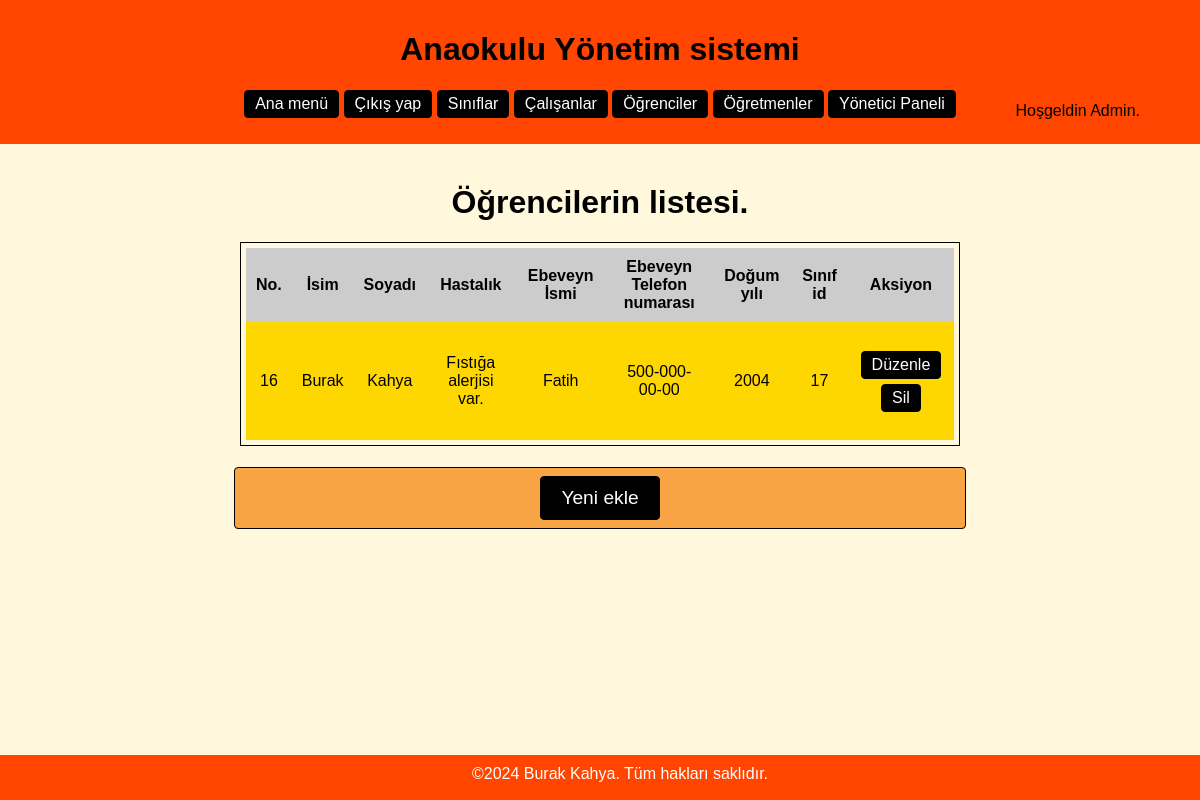
The app's page /ogrenciler.php (signed in) with its own data.
### tables this page shows
CREATE TABLE `students` (
  `id` int(11) NOT NULL,
  `name` varchar(100) NOT NULL,
  `surname` varchar(100) NOT NULL,
  `illnesses` text DEFAULT NULL,
  `parent_name` varchar(100) NOT NULL,
  `parent_phone` varchar(15) NOT NULL,
  `birth_year` year(4) NOT NULL,
  `class_id` int(11) NOT NULL,
  `giris_tarihi` datetime DEFAULT current_timestamp()
);

### includes/db.php (called while the page is built, shortened)
<?php
function sorgula($handle, $query)
{
   return mysqli_query($handle, $query);
}
function tumKayitlariAl($handle, $table, $column = null, $value = null)
{
   $query = "SELECT * FROM $table";
   return sorgula($handle, $query);
}

### includes/functions.php (the view, shortened to what this page needs)
<?php
function headerYukle()
{
   $user = "Ziyaretci";
   if (isset($_SESSION['user'])) {
      $user = $_SESSION["user"];
   }
   if (isset($_SESSION['admin'])) {
      $user = $_SESSION['admin'];
   }
   ?>
   <header>
      <h1>Anaokulu Yönetim sistemi</h1>
      <?= navigasyonBar() ?>
      <div class="kullanici_giris">
         <p>Hoşgeldin <?= $user ?>.</p>
      </div>
   </header>
   <?php
}
function navigasyonBar()
{
   $str = "<nav><ul>
    <li><a href='index.php'>Ana menü</a></li> ";
   if (!isset($_SESSION['user'])) {
      $str .= "<li><a href='register.php'>Yeni kullanıcı oluştur</a></li>
             <li><a href='login.php'>Giriş yap</a></li>";
   } else {
      $str .= "<li><a href='logout.php'>Çıkış yap</a></li>
                 <li><a href='siniflar.php'>Sınıflar</a></li> ";
      if (isset($_SESSION['admin'])) {
         $str .= "<li><a href='calisanlar.php'>Çalışanlar</a></li>
                 <li><a href='ogrenciler.php'>Öğrenciler</a></li>
                 <li><a href='ogretmenler.php'>Öğretmenler</a></li>
                 <li><a href='yoneticiPaneli.php'>Yönetici Paneli</a></li>";
      }
   }
   $str .= "</ul></nav>";
   return $str;
}
function footer()
{
   return "<footer> &copy;2024 Burak Kahya. Tüm hakları saklıdır.</footer>";
}
function ogrenciTablosu($handle, $table, $mesaj)
{
   ?>
   <h1><?= $mesaj ?></h1>
   <table class="tablo" cellpadding="0" cellspacing="0">
      <thead>
         <tr>
            <th>No.</th>
            <th>İsim</th>
            <th>Soyadı</th>
            <th>Hastalık</th>
            <th>Ebeveyn İsmi</th>
            <th>Ebeveyn Telefon numarası</th>
            <th>Doğum yılı</th>
            <th>Sınıf id</th>
            <th>Aksiyon</th>
         </tr>
      </thead>
      <tbody>
         <?php
         $sonuc = tumKayitlariAl($handle, $table);
         while ($row = mysqli_fetch_array($sonuc)) {
            ?>
            <tr>
               <td><?= $row['id'] ?></td>
               <td><?= $row['name'] ?></td>
               <td><?= $row['surname'] ?></td>
               <td><?= $row['illnesses'] ?></td>
               <td><?= $row['parent_name'] ?></td>
               <td><?= $row['parent_phone'] ?></td>
               <td><?= $row['birth_year'] ?></td>
               <td><?= $row['class_id'] ?></td>
               <td>
                  <ul>
                     <li><a href="editOgrenci.php?id=<?= $row['id'] ?>">Düzenle</a></li>
                     <li><a href="deleteOgrenci.php?id=<?= $row['id'] ?>">Sil</a></li>
                  </ul>
               </td>
            </tr>
         <?php } ?>
      </tbody>
   </table>
   <?php
}
   ?>
   <?php
function yeniEklemeButonu($type)
{
   ?>
   <div class="tablo yeni_ekle">
      <a href="add<?= $type ?>.php"><button class="yeni_ekle_button">Yeni ekle</button></a>
   </div>
   <?php
}

### assets/css/main.css (style rules this page uses)
body { text-align: center; margin: 0; padding: 0 0 70px 0; font-family: Arial, sans-serif, Georgia; background-color: cornsilk; }
header { background-color: orangered; padding: 10px; height: 100%; }
nav ul, .tablo ul { list-style-type: none; padding: 0; }
nav ul li, .tablo ul li { display: inline-block; padding: 4px 10px; background-color: black; border: 1px solid black; border-radius: 4px; transition: background-color 0.3s, color 0.3s; }
nav a, .tablo a { text-decoration: none; color: white; transition: color 0.3s; }
.tablo ul li { margin-top: 2.5px; margin-bottom: 2.5px; }
footer { position: fixed; bottom: 0; margin: 0px auto; height: 25px; width: inherit; background-color: orangered; padding: 10px; text-align: center; color: white; }
.tablo { margin: 0px auto; padding: 5px; width: 60%; border: 1px solid black; }
.tablo thead { background-color: #ccc; }
.tablo th, .tablo td { padding: 10px; }
.tablo tbody tr:nth-child(odd) { background-color: gold; }
.kullanici_giris { float: right; position: relative; bottom: 3em; margin-right: 50px; }
.yeni_ekle { display: flex; justify-content: center; align-items: center; height: 50px; margin-top: 3px; border: 1px solid black; background-color: #f8a444; border-radius: 4px; }
.yeni_ekle_button { font-size: larger; padding: 10px 20px; background-color: black; border: 1px solid black; border-radius: 4px; color: white; cursor: pointer; transition: background-color 0.3s, color 0.3s; }

### records on screen
students: id "16", name "Burak", surname "Kahya", illnesses "Fıstığa alerjisi var.", parent_name "Fatih", parent_phone "500-000-00-00", birth_year "2004", class "17"

### other values on screen
$user "Admin"
$mesaj "Öğrencilerin listesi."
